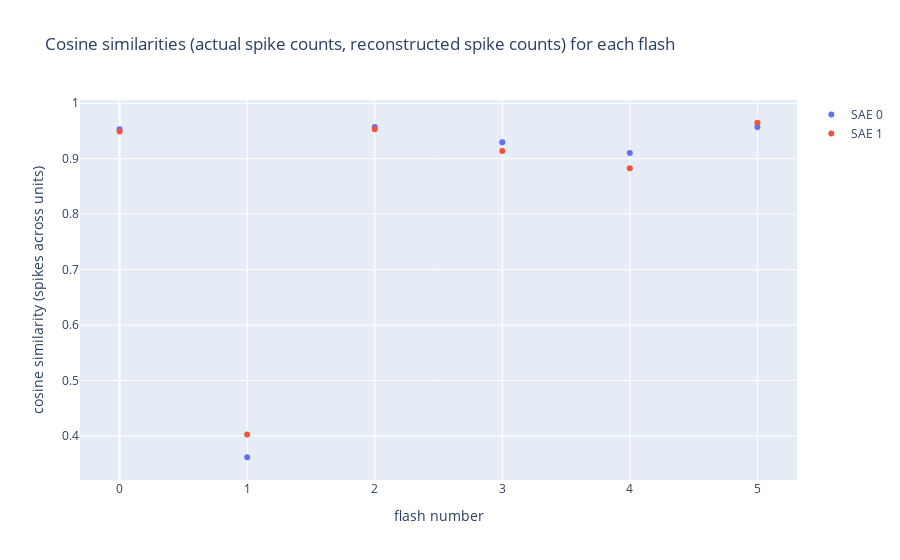

The code cell stored with this chart in its notebook:
### Code cell
"""Plot cosine similarities of spikes-to-reconstructions for each flash."""

x = np.arange(len(spk_recon_cos_sims_sae0))
fig = go.Figure()
fig.add_trace(go.Scatter(x=x, y=spk_recon_cos_sims_sae0, mode="markers", name="SAE 0"))
fig.add_trace(go.Scatter(x=x, y=spk_recon_cos_sims_sae1, mode="markers", name="SAE 1"))
fig.update_layout(
    title="Cosine similarities (actual spike counts, reconstructed spike counts) for each flash",
    xaxis_title="flash number",
    yaxis_title="cosine similarity (spikes across units)",
)

### Figure 1 — Plotly figure (JSON) as saved in the notebook; plotly's stock layout.template omitted (floating-point values rounded to 4 significant figures)
{"data": [{"mode": "markers", "name": "SAE 0", "type": "scatter", "x": [0, 1, 2, 3, 4, 5], "y": [0.9531, 0.3613, 0.957, 0.9297, 0.9102, 0.957]}, {"mode": "markers", "name": "SAE 1", "type": "scatter", "x": [0, 1, 2, 3, 4, 5], "y": [0.9492, 0.4023, 0.9531, 0.9141, 0.8828, 0.9648]}], "layout": {"title": {"text": "Cosine similarities (actual spike counts, reconstructed spike counts) for each flash"}, "xaxis": {"title": {"text": "flash number"}}, "yaxis": {"title": {"text": "cosine similarity (spikes across units)"}}}}
